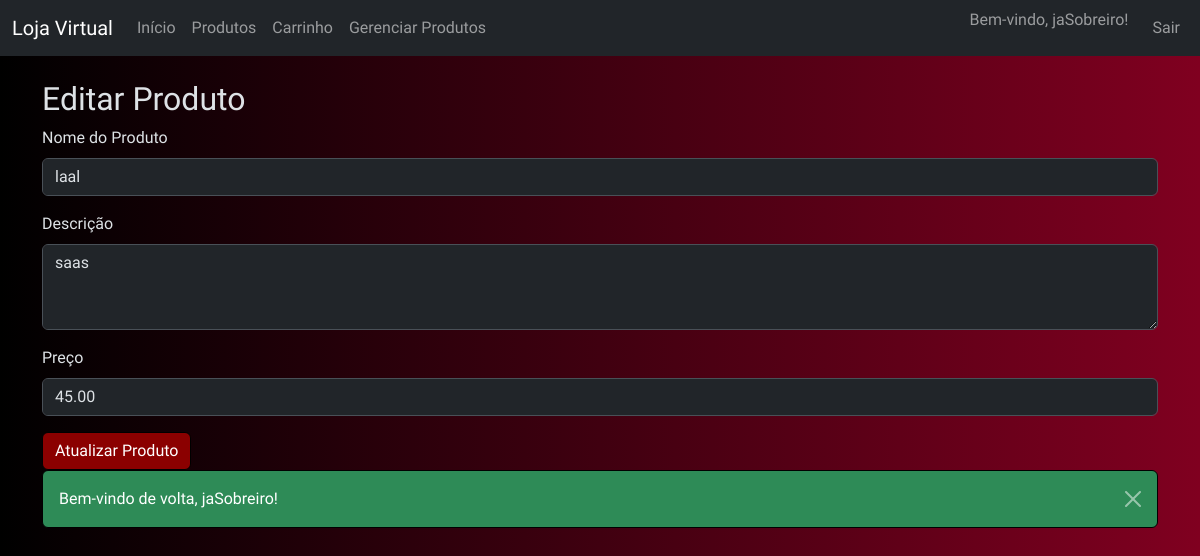
/admin/products/edit?id=4 (signed in), run on the app's committed database.
### tables this page shows
CREATE TABLE `produtos` (
  `id` int(11) NOT NULL,
  `nome` varchar(255) NOT NULL,
  `descricao` text NOT NULL,
  `preco` decimal(10,2) NOT NULL,
  `data_criacao` timestamp NOT NULL DEFAULT current_timestamp()
);

### src/controllers/AdminController.php (called while the page is built, shortened)
<?php
require_once __DIR__ . '/../models/Product.php';
class ControladorAdmin {
    private $db;
    public function __construct($db) {
        $this->db = $db;
    }
    public function formularioEditar() {
        $modelo_produto = new Produto($this->db);
        $modelo_produto->id = $_GET['id'];
        $produto = $modelo_produto->lerUm();
        require __DIR__ . '/../views/admin/edit.php';
    }
}

### src/helpers/url_helper.php (called while the page is built)
<?php
function base_url($path = '') {
    $base_path = rtrim(str_replace('\\', '/', dirname($_SERVER['SCRIPT_NAME'])), '/');
    return $base_path . '/' . ltrim($path, '/');
}

### src/models/Product.php (called while the page is built, shortened)
<?php
class Produto {
    private $conn;
    private $nome_tabela = "produtos";
    public $id;
    public function __construct($db) {
        $this->conn = $db;
    }
    public function lerUm() {
        $query = "SELECT id, nome, preco, descricao FROM " . $this->nome_tabela . " WHERE id = ? LIMIT 1";
        $stmt = $this->conn->prepare($query);
        $stmt->bind_param("i", $this->id);
        $stmt->execute();
        $result = $stmt->get_result();
        return $result->fetch_assoc();
    }
}

### src/views/admin/edit.php (the view, shortened to what this page needs)
<?php include __DIR__ . '/../layouts/header.php'; ?>
<h2>Editar Produto</h2>
<form action="<?php echo base_url('admin/products/edit'); ?>" method="POST">
    <div class="mb-3">
        <label for="name" class="form-label">Nome do Produto</label>
        <input type="text" class="form-control" id="name" name="name" value="<?php echo htmlspecialchars($produto['nome']); ?>" required>
    </div>
    <div class="mb-3">
        <label for="description" class="form-label">Descrição</label>
        <textarea class="form-control" id="description" name="description" rows="3"><?php echo htmlspecialchars($produto['descricao']); ?></textarea>
    </div>
    <div class="mb-3">
        <label for="price" class="form-label">Preço</label>
        <input type="number" step="0.01" class="form-control" id="price" name="price" value="<?php echo $produto['preco']; ?>" required>
    </div>
    <button type="submit" class="btn btn-primary">Atualizar Produto</button>
</form>
<?php include __DIR__ . '/../layouts/footer.php'; ?>

### src/views/layouts/header.php (style rules this page uses)
body { font-family: 'New Rocker', cursive; background: linear-gradient(to right, black, #800020); }
.navbar-brand, h1, h2, h5 { font-family: 'New Rocker', cursive; }
.btn-primary { background-color: #8B0000; border-color: #000000; color: #ffffff; }

### data on the page
produtos: name "laal", description "saas", price "45.00"

### other printed values
$_SESSION['username'] "jaSobreiro"
$message "Bem-vindo de volta, jaSobreiro!"
